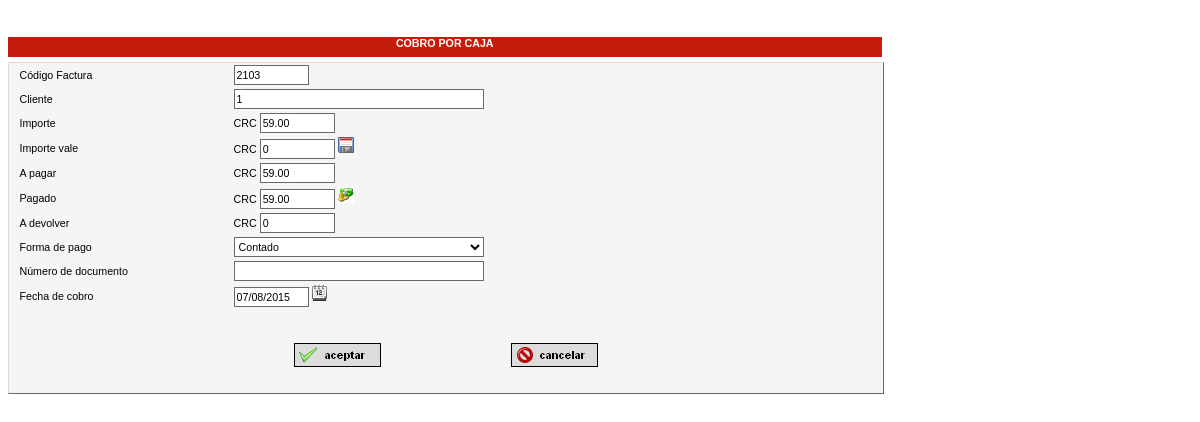
The app's page /includes/facturas_clientes/efectuarpago.php?codfactura=2103 with its own data.
### tables this page shows
CREATE TABLE IF NOT EXISTS `facturas` (
  `codfactura` int(11) NOT NULL AUTO_INCREMENT,
  `fecha` date NOT NULL,
  `iva` tinyint(4) NOT NULL,
  `nombreCliente` varchar(45) NOT NULL,
  `estado` varchar(1) NOT NULL DEFAULT '0',
  `totalfactura` decimal(19,2) NOT NULL,
  `fechavencimiento` date NOT NULL DEFAULT '0000-00-00',
  `borrado` varchar(1) NOT NULL DEFAULT '0',
  `remito` varchar(20) NOT NULL,
`numfactura` varchar(20) NOT NULL,
  `fvendedor` varchar(20) NOT NULL,
  PRIMARY KEY (`codfactura`)
);

### includes/sys/conexion.php (called while the page is built, shortened)
<?php
class conexion {
    private $conexion;
    public function conexion() {
        if (!isset($this->conexion)) {
            $this->conexion = (mysql_connect("127.0.0.1", "root", "")) ;
        }
        $this->getParamentros();
    }
    public function consulta($consulta) {
        $resultado = mysql_query($consulta, $this->conexion);
        return $resultado;
    }
    public function num_rows($consulta) {
        return mysql_num_rows($consulta);
    }
    public function getParamentros() {
        $query_tmp = "SELECT * FROM parametros WHERE indice=1";
        $rs_tmp = mysql_query($query_tmp, $this->conexion);
        $bbquery_tmp = "SELECT * FROM parametros WHERE indice=1";
        $bbrs_tmp = mysql_query($bbquery_tmp, $this->conexion);
    }
}

### includes/facturas_clientes/efectuarpago.php (the view, shortened to what this page needs)
<?php
require "../sys/conexion.php";
$conn = new conexion();
?>
<html>
    <head>
        <link href="../estilos/estilos.css" type="text/css" rel="stylesheet">
        <link href="../calendario/calendar-blue.css" rel="stylesheet" type="text/css">
    </head>
    <?php
    $codfactura = @$_GET["codfactura"];
    ?>
    <?php
    $baseimponible = 0;
    $sel_lineas = "SELECT factulinea.*,articulos.*,familias.nombre as nombrefamilia FROM factulinea,articulos,familias WHERE factulinea.codfactura='$codfactura' AND factulinea.codigo=articulos.codarticulo AND factulinea.codfamilia=articulos.codfamilia AND articulos.codfamilia=familias.codfamilia ORDER BY factulinea.numlinea ASC";
    $rs_lineas = @$conn->consulta($sel_lineas);
    for ($i = 0; $i < @$conn->num_rows($rs_lineas); $i++) {
        $importe = @mysql_result($rs_lineas, $i, "importe");
        ?>
        <?php $baseimponible = $baseimponible + $importe; ?>
    <?php } ?>
<?php
$query = "SELECT * FROM facturas WHERE codfactura='$codfactura'";
$rs_query = @$conn->consulta($query);
$nombreCliente = @mysql_result($rs_query, 0, "nombreCliente");
$iva = @mysql_result($rs_query, 0, "iva");
$baseimpuestos = $baseimponible * ($iva / 100);
$preciototal = $baseimponible + $baseimpuestos;
$preciototal = number_format($preciototal, 2);
?>
<body>
    <div id="pagina">
        <div id="zonaContenido">
            <div id="tituloForm2" class="header">COBRO POR CAJA</div>
            <div id="frmBusqueda2">
                <div align="center">
                    <form id="formulario" name="formulario" method="post" action="guardar_cobro.php" target="frame_datos">
                        <table class="fuente8" width="98%" cellspacing=0 cellpadding=2 border=0>
                            <tr>
                                <td width="25%">C&oacute;digo Factura </td>
                                <td width="75%"><input NAME="codfactura" type="text" class="cajaPequena" id="codfactura" size="15" maxlength="15" value="<?php echo $codfactura ?>" readonly="yes">						</tr>
                            <tr>
                                <td>Cliente</td>
                                <td><input NAME="nombre_cliente" type="text" class="cajaGrande" id="nombre_cliente" size="45" maxlength="45" value="<?php echo $nombreCliente ?>" readonly></td>
                            </tr>
                            <tr>
                                <td>Importe</td>
                                <td><?php echo $codigomonedate ?> <input NAME="importe" type="text" class="cajaPequena" id="importe" size="10" maxlength="10" value="<?php echo $preciototal ?>" readonly></td>
                            </tr>
                            <tr>
                                <td>Importe vale</td>
                                <td><?php echo $codigomonedate ?> <input NAME="importevale" type="text" class="cajaPequena" id="importevale" size="10" maxlength="10" value="0"> <img src="../img/disco.png" name="Image2" width="16" height="16" border="0" id="Image2" onMouseOver="this.style.cursor = 'pointer'" title="Aplicar Vale" onClick="actualizarimporte()"></td>
                            </tr>
                            <tr>
                                <td>A pagar</td>
                                <td><?php echo $codigomonedate ?> <input NAME="apagar" type="text" class="cajaPequena" id="apagar" size="10" maxlength="10" value="<?php echo $preciototal ?>" readonly></td>
                            </tr>
                            <tr>
                                <td>Pagado</td>
                                <td><?php echo $codigomonedate ?> <input NAME="pagado" type="text" value="<?php echo $preciototal ?>" class="cajaPequena" id="pagado" size="10" maxlength="10"> <img src="../img/dinero.jpg" name="Image2" id="Image2" width="16" height="16" border="0" onMouseOver="this.style.cursor = 'pointer'" title="Pagado" onClick="actualizarimportedevolver()"></td>
                            </tr>
                            <tr>
                                <td>A devolver</td>
                                <td><?php echo $codigomonedate ?> <input NAME="adevolver" type="text" value="0" class="cajaPequena" id="adevolver" size="10" maxlength="10" readonly></td>
                            </tr>
                            <?php
                            $query_fp = "SELECT * FROM formapago WHERE borrado=0 ORDER BY nombrefp ASC";
                            $res_fp = @$conn->consulta($query_fp);
                            $contador = 0;
                            ?>
                            <tr>
                                <td>Forma de pago</td>
                                <td><select id="formapago" name="formapago" class="comboGrande">
                                        <?php
                                        while ($contador < @$conn->num_rows($res_fp)) {
                                            if (@mysql_result($res_fp, $contador, "codformapago") == 3) {
                                                ?>
                                                <option value="<?php echo @mysql_result($res_fp, $contador, "codformapago") ?>" selected="selected"><?php echo @mysql_result($res_fp, $contador, "nombrefp") ?></option>
                                            <?php } else { ?>
                                                <option value="<?php echo @mysql_result($res_fp, $contador, "codformapago") ?>"><?php echo @mysql_result($res_fp, $contador, "nombrefp") ?></option>
                                                <?php
                                            }
                                            $contador++;
                                        }
                                        ?>
                                    </select></td>
                            </tr>
                            <tr>
                                <td>N&uacute;mero de documento</td>
                                <td><input NAME="numdocumento" type="text" class="cajaGrande" id="numdocumento" size="40" maxlength="40"></td>
                            </tr>
                            <?php $hoy = date("d/m/Y"); ?>
                            <tr>
                                <td>Fecha de cobro</td>
                                <td><input NAME="fechacobro" type="text" class="cajaPequena" id="fechacobro" size="10" maxlength="10" value="<?php echo $hoy ?>" readonly> <img src="../img/calendario.png" name="Image1" id="Image1" width="16" height="16" border="0" onMouseOver="this.style.cursor = 'pointer'">
                                    </td>
                            </tr>
                        </table>
                </div>
                <br><br>
                <div align="center">
                    <img src="../img/botonaceptar.jpg" width="85" height="22" onClick="javascript:enviar();
                            mostrar_img()"  border="1" onMouseOver="style.cursor = cursor">
                    <img src="../img/botoncancelar.jpg" width="85" height="22" onClick="window.close()" border="1" onMouseOver="style.cursor = cursor">
                </div>
                <br><br>
            </div>
        </div>
    </div>
</body>
</html>

### includes/estilos/estilos.css (style rules this page uses)
#pagina { background-color:#fff; font-family: helvetica; font-size:8pt; left:-9px; width:90%; top: 12px; position: relative; width: 874px; }
#zonaContenido { position:absolute; top:0em; left:0%; width:100%; height:430px; }
#tituloForm2 { position:relative; top:4%; left:1%; width:100%; }
#frmBusqueda2 { position:relative; top:5%; left:1%; width:100%; background-color:#f5f5f5; border-top:solid 1px #dcdcdc; border-left:solid 1px #dcdcdc; border-right:solid 1px #696969; border-bottom:solid 1px #696969; }
.header { background-color:#C41D0B; color:#fff; text-align:center; font-weight:bold; height:20px; vertical-align:middle; }
.fuente8 { font:8pt helvetica; }
.cajaPequena { background-color:#fff; font:8pt helvetica; color:#000; width:75px; border-color:#696969; border-style :solid; border-width :1px; height:15pt; }
.cajaGrande { background-color:#fff; font:8pt helvetica; color:#000; width:250px; border-color:#696969; border-style :solid; border-width :1px; height:15pt; }
.comboGrande { background-color:#fff; font:8pt helvetica; color:#000; width:250px; border-color:#696969; border-style :solid; border-width :1px; height:15pt; }

### records on screen
facturas: nombre_cliente "1", importe "59.00", apagar "59.00", pagado "59.00"

### other values on screen
$codigomonedate "CRC"
form field formapago "Contado"
